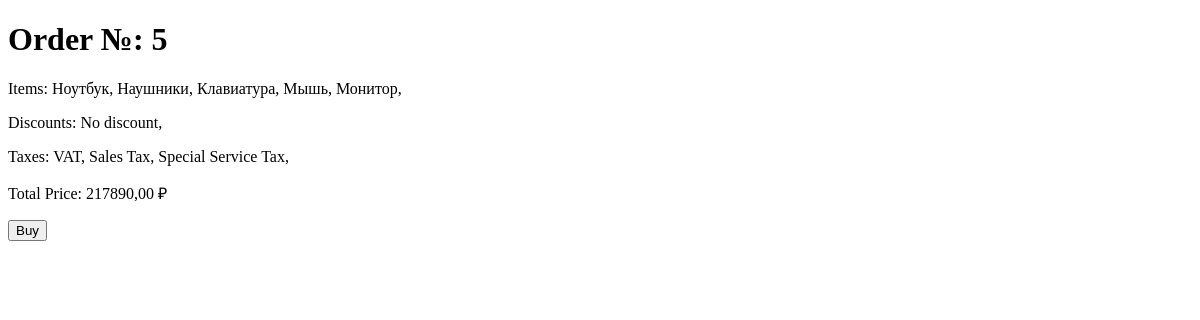
Before: /api/order/5/ with the older database file.
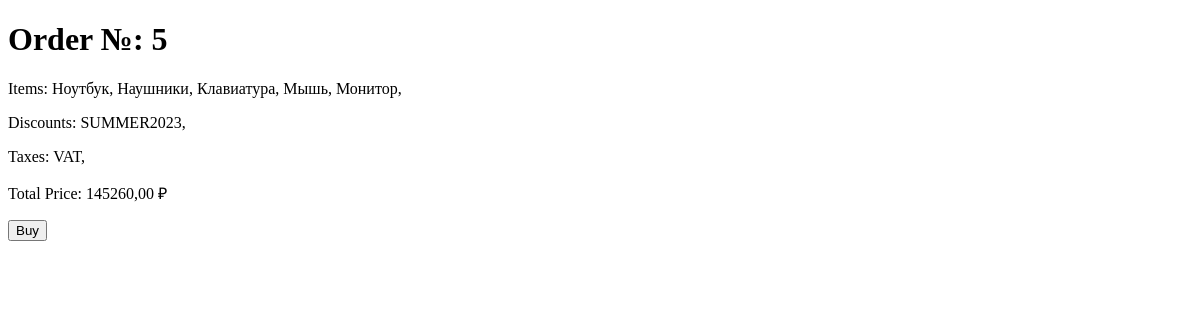
After: the same page with the newer database file.
### API/models.py (models this page shows, shortened)
class Order(models.Model):
    items = models.ManyToManyField(Item, verbose_name='Товар')
    discount = models.ManyToManyField(Discount, verbose_name='Скидка', blank=True)
    tax = models.ManyToManyField(Tax, verbose_name='Налог', blank=True)
    total = models.DecimalField(
        'Итоговая цена',
        max_digits=10,
        decimal_places=2,
        blank=True,
        null=True,
        editable=False
    )
    currency = models.CharField(
        'Валюта',
        max_length=3,
        choices=CURRENCY_CHOICES,
        blank=True,
        null=True,
        editable=False
    )
    class Meta:
        verbose_name = 'Заказ'
        verbose_name_plural = 'Заказы'

class Item(models.Model):
    name = models.CharField('Название', max_length=100)
    description = models.TextField('Описание')
    price = models.DecimalField('Цена', max_digits=10, decimal_places=2)
    currency = models.CharField('Валюта', max_length=3, choices=CURRENCY_CHOICES, default=RUSSIAN_RUBLE)
    class Meta:
        verbose_name = 'Товар'
        verbose_name_plural = 'Товары'

class Discount(models.Model):
    name = models.CharField('Название', max_length=100)
    value = models.DecimalField('Размер скидки', max_digits=5, decimal_places=2)
    class Meta:
        verbose_name = 'Скидка'
        verbose_name_plural = 'Скидки'

class Tax(models.Model):
    name = models.CharField('Название', max_length=100)
    value = models.DecimalField('Ставка', max_digits=5, decimal_places=2)
    class Meta:
        verbose_name = 'Налог'
        verbose_name_plural = 'Налоги'

### API/views.py (the view)
# urls.py: path('order/<int:id>/', order_detail, name='order'),
def order_detail(request, id):
    try:
        order = Order.objects.get(pk=id)
    except Order.DoesNotExist:
        return JsonResponse({'error': 'Order not found'}, status=404)
    context = {
        'order': order,
        'item_names': list(order.discount.values_list('name', flat=True)),
        'discount_names': list(order.discount.values_list('name', flat=True)),
        'tax_names': list(order.tax.values_list('name', flat=True)),
        'stripe_public_key': stripe_public_key,
    }
    return render(request, 'order.html', context)

### templates/order.html (shortened to what this page needs)
<!DOCTYPE html>
<html>
<head>
</head>
<body>
    <h1>Order №: {{ order.id }}</h1>
    <p>Items:
        {% for item in order.items.all %}
            {{ item.name }},
        {% endfor %}
    </p>
    <p>Discounts:
        {% for discount in order.discount.all %}
            {{ discount.name }},
        {% endfor %}
    </p>
    <p>Taxes:
        {% for tax in order.tax.all %}
            {{ tax.name }},
        {% endfor %}
    </p>
    <p>
        {% if order.currency == 'rub' %}
            Total Price: {{ order.total }} &#8381
        {% else %}
            Total Price: {{ order.total }} $
        {% endif %}
    </p>
    <button id="buy-button">Buy</button>
</body>
</html>

Changed rows visible on the page:
no longer on this page (row unchanged): Discount: name "No discount"
no longer on this page (row unchanged): Tax: name "Sales Tax"
no longer on this page (row unchanged): Tax: name "Special Service Tax"
changed Order id 5: total "217890,00" → "145260,00"
now on this page (row unchanged): Discount: name "SUMMER2023"
